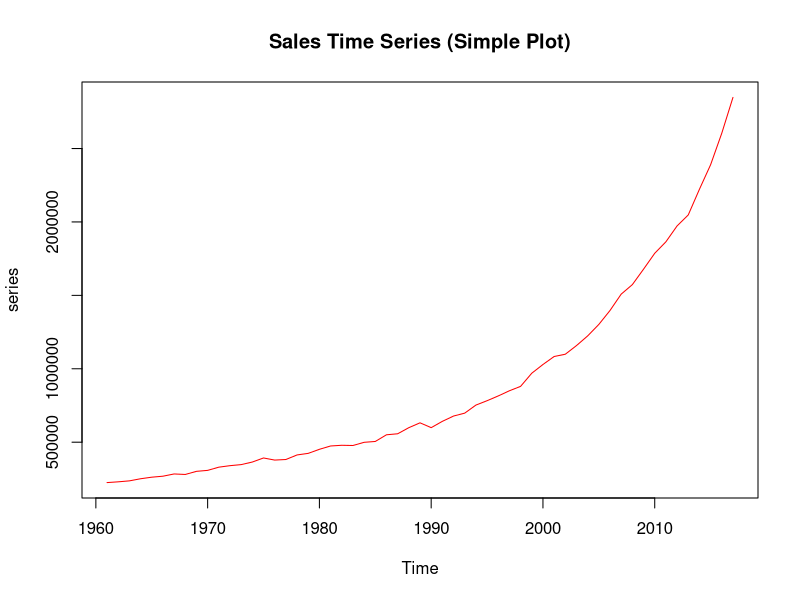
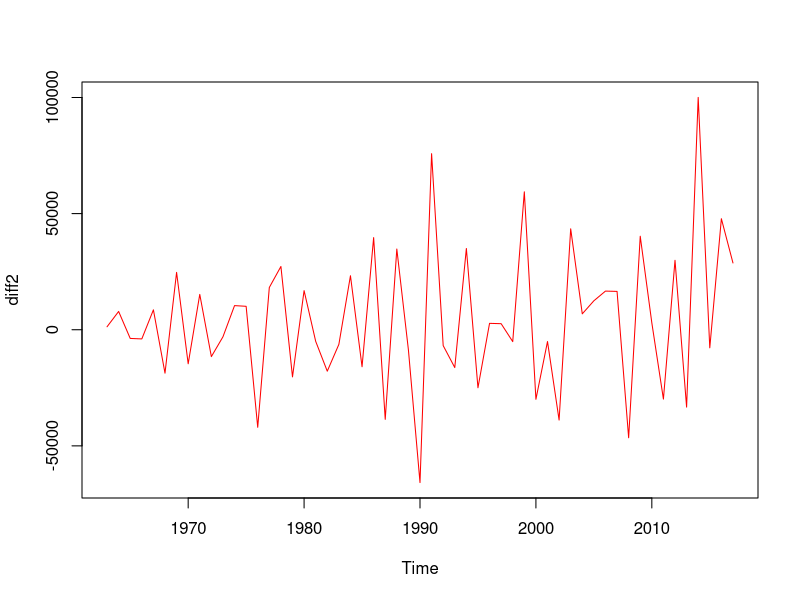
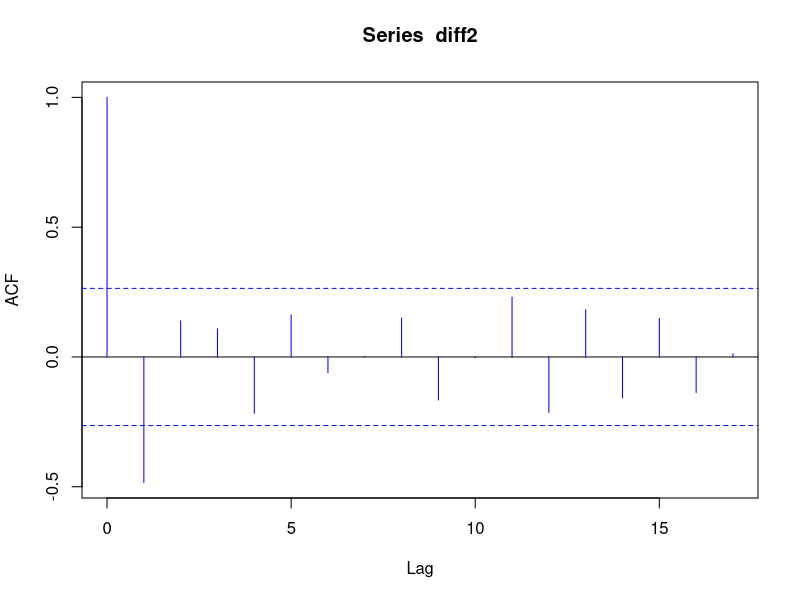
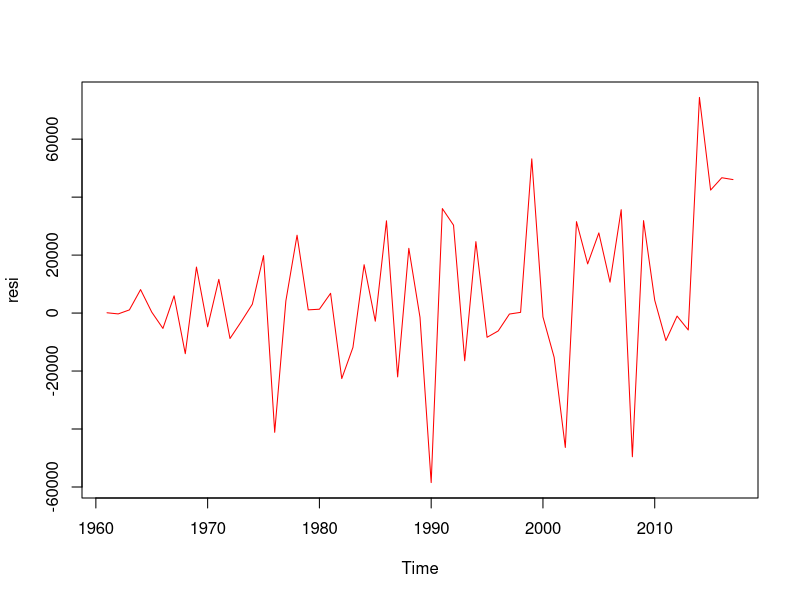

The R script that drew these images, in order:

library(forecast)
library(urca)

data <- read.csv("./data/0504_time_series_analysis/03_time_series_modelling/turnover_annual.csv", header = TRUE)
head(data)
#   Year  sales
# 1 1961 224786
# 2 1962 230034
# 3 1963 236562
# 4 1964 250960
# 5 1965 261615
# 6 1966 268316

series <- ts(data$sales, start = 1961, end = 2017)
plot(series, col = "red", main = "Sales Time Series (Simple Plot)")

df <- ur.df(series, lag = 0)
summary(df)
# 
# ############################################### 
# # Augmented Dickey-Fuller Test Unit Root Test # 
# ############################################### 
# 
# Test regression none 
# 
# 
# Call:
# lm(formula = z.diff ~ z.lag.1 - 1)
# 
# Residuals:
#    Min     1Q Median     3Q    Max 
# -73514 -19075  -8490   3412  76065 
# 
# Coefficients:
#         Estimate Std. Error t value Pr(>|t|)    
# z.lag.1 0.064334   0.003338   19.27   <2e-16 ***
# ---
# Signif. codes:  0 ‘***’ 0.001 ‘**’ 0.01 ‘*’ 0.05 ‘.’ 0.1 ‘ ’ 1
# 
# Residual standard error: 25950 on 55 degrees of freedom
# Multiple R-squared:  0.871,     Adjusted R-squared:  0.8687 
# F-statistic: 371.5 on 1 and 55 DF,  p-value: < 2.2e-16
# 
# 
# Value of test-statistic is: 19.2745 
# 
# Critical values for test statistics: 
#      1pct  5pct 10pct
# tau1 -2.6 -1.95 -1.61

ndiffs(series)
# 2

diff2 <- diff(series, differences = 2)
plot(diff2, col = "red")
acf(diff2, col = "blue")

model <- arima(series, order = c(2, 2, 2))

coef(model)
#        ar1        ar2        ma1        ma2 
# -1.2355735 -0.6701038  0.7851143  0.3295140 

AIC(model)
# 1285.984

auto.arima(series, d = 2, max.p = 2, max.q = 2, trace = TRUE, ic = "aic")
# 
#  ARIMA(2,2,2)                    : 1285.984
#  ARIMA(0,2,0)                    : 1294.497
#  ARIMA(1,2,0)                    : 1283.644
#  ARIMA(0,2,1)                    : 1285.212
#  ARIMA(2,2,0)                    : 1285.114
#  ARIMA(1,2,1)                    : 1285.361
#  ARIMA(2,2,1)                    : 1283.568
#  ARIMA(1,2,2)                    : 1286.479
# 
#  Best model: ARIMA(2,2,1)                    
# 
# Series: series 
# ARIMA(2,2,1) 
# 
# Coefficients:
#           ar1      ar2     ma1
#       -1.3949  -0.5100  0.9727
# s.e.   0.1171   0.1168  0.1019
# 
# sigma^2 = 714703485:  log likelihood = -637.78
# AIC=1283.57   AICc=1284.37   BIC=1291.6

model <- arima(series, order = c(2, 2, 1))

coef(model)
#        ar1        ar2        ma1 
# -1.3948728 -0.5100167  0.9726748 

AIC(model)
# 1283.568

resi <- residuals(model)

Box.test(resi)
# 
#         Box-Pierce test
# 
# data:  resi
# X-squared = 0.17544, df = 1, p-value = 0.6753

plot(resi, col = "red")

predict(model, n.ahead = 3)
# $pred
# Time Series:
# Start = 2018 
# End = 2020 
# Frequency = 1 
# [1] 3072045 3308799 3537673

# $se
# Time Series:
# Start = 2018 
# End = 2020 
# Frequency = 1 
# [1] 26017.21 48562.55 75729.34
